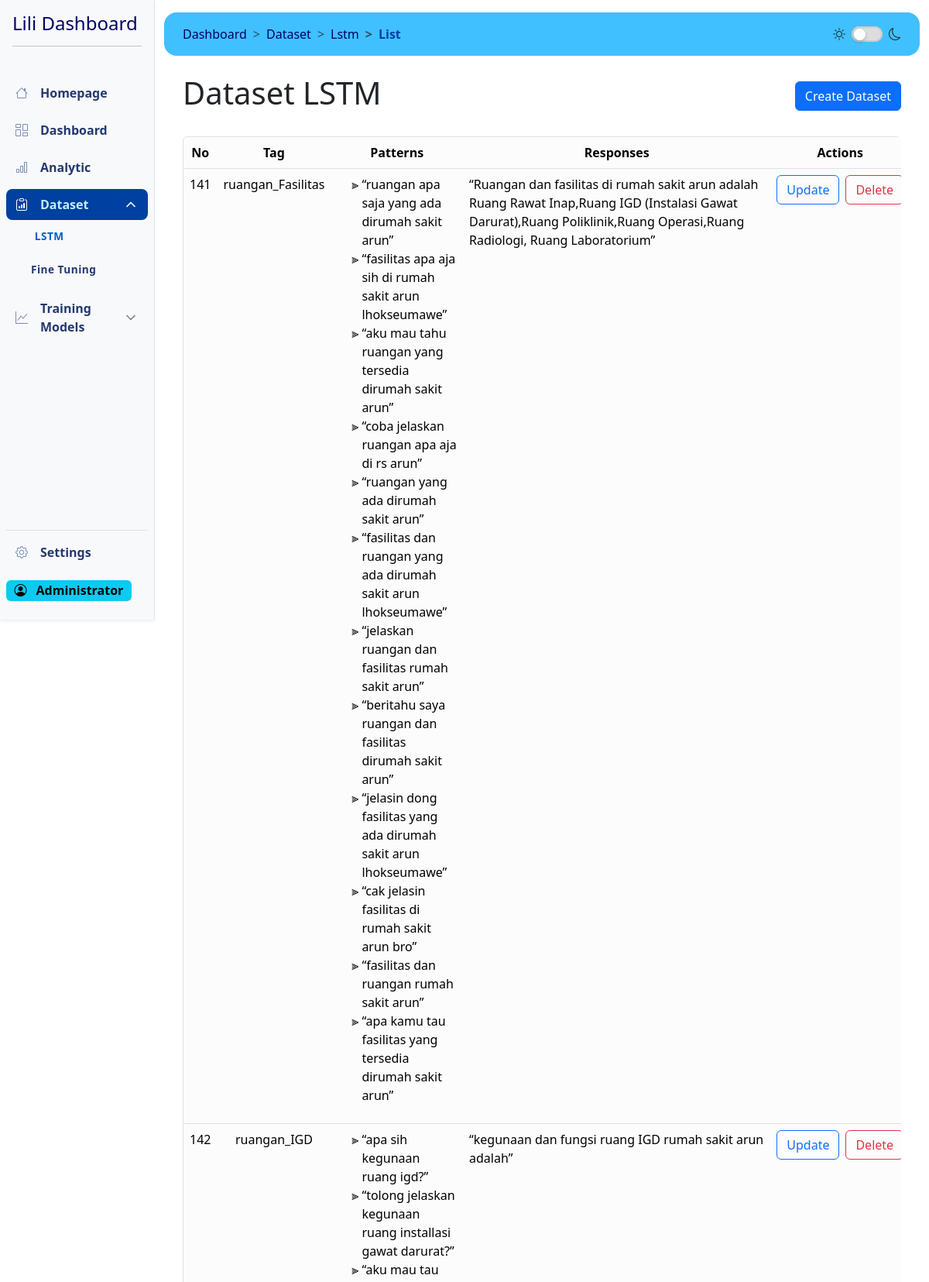
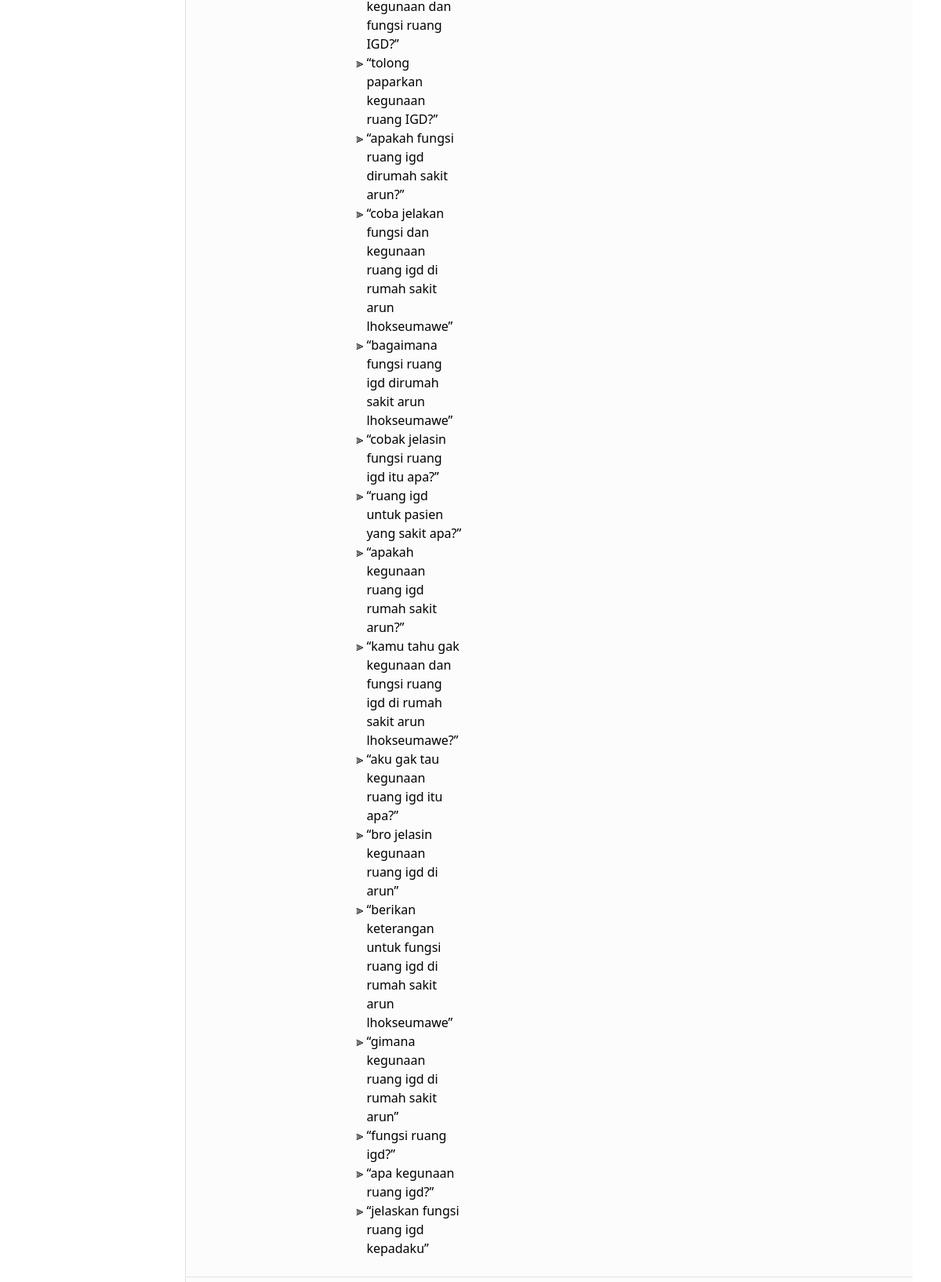
Page /dashboard/dataset/lstm/list?page=15 (signed in, upper part) on the committed database (2 pictures, top to bottom).
### models/auth_model.py (models this page shows, shortened)
class User(db.Model, UserMixin):
    id = db.Column(db.Integer, primary_key=True)
    username = db.Column(db.String(255), unique=True, nullable=False, index=True)
    fullname = db.Column(db.String(255), nullable=False)
    email = db.Column(db.String(150), unique=True, nullable=False, index=True)
    password = db.Column(db.String(255), nullable=False)
    created_at = db.Column(db.DateTime, default=datetime.utcnow)
    last_login = db.Column(db.DateTime)
    is_active = db.Column(db.Boolean, default=True)
    role = db.Column(db.String(50), nullable=False, default="user")  # New role column

### models/lstm_model.py (models this page shows, shortened)
class Lstm(db.Model):
    id = db.Column(db.Integer, primary_key=True)
    tag = db.Column(db.String(80), nullable=False)
    patterns = db.Column(db.Text, nullable=False)
    responses = db.Column(db.Text, nullable=False)

### controller/view_Lstm.py (the view)
@lstm.route("/list", methods=["GET"])
@login_required
def read_lstm():
    page = request.args.get("page", 1, type=int)
    per_page = 10
    lstm_query = Lstm.query.paginate(page=page, per_page=per_page, error_out=False)
    start_number = (page - 1) * per_page + 1
    return render_template(
        "pages/dataset-lstm.html",
        lstm=lstm_query.items,
        pagination=lstm_query,
        start_number=start_number,
    )

### templates/pages/dataset-lstm.html (shortened to what this page needs)
<!DOCTYPE html>
{% extends 'dashboard.html' %} {% block content %}
<header class="my-4 d-flex justify-content-between align-items-center">
  <h1>Dataset LSTM</h1>
  <button type="button" class="btn btn-primary" id="create-btn" data-bs-toggle="modal" data-bs-target="#createModal">Create Dataset</button>
</header>
<section class="table-responsive mb-3">
  <div class="border rounded shadow-sm">
    <table class="table table-hover">
      <thead>
        <tr class="text-center">
          <th scope="col">No</th>
          <th scope="col">Tag</th>
          <th scope="col" class="w-25">Patterns</th>
          <th scope="col" class="w-25">Responses</th>
          <th scope="col">Actions</th>
        </tr>
      </thead>
      <tbody>
        {% for lstm_data in lstm %}
        <tr>
          <td class="text-center" id="dataset-id">{{ start_number + loop.index0 }}</td>
          <td class="text-center">{{ lstm_data.tag }}</td>
          <td>
            <ul class="pattern-container" style="list-style-type: '⫸ '">
              {% for pattern in lstm_data.patterns.split(',') %}
              <li class="pattern-item">&OpenCurlyDoubleQuote;{{ pattern.strip() }}&CloseCurlyDoubleQuote;{% if not loop.last %}{% endif %}</li>
              {% endfor %}
            </ul>
          </td>
          <td class="text-start">&OpenCurlyDoubleQuote;{{ lstm_data.responses }}&CloseCurlyDoubleQuote;</td>
          <td>
            <div class="d-flex justify-content-center align-items-center gap-2">
              <button
                type="button"
                class="btn btn-outline-primary open-update-modal-button"
                data-id="{{ lstm_data.id }}"
                data-tag="{{ lstm_data.tag }}"
                data-patterns="{{ lstm_data.patterns }}"
                data-responses="{{ lstm_data.responses }}"
                data-bs-toggle="modal"
                data-bs-target="#updateModal"
              >
                Update
              </button>
              <form id="delete-form" method="POST" data-id="{{ lstm_data.id }}">
                <button type="submit" class="btn btn-outline-danger">Delete</button>
              </form>
            </div>
          </td>
        </tr>
        {% endfor %}
      </tbody>
    </table>
  </div>
</section>
{% include 'partials/lstm-dataset-update-modal.html' %} {% endblock %}

### templates/partials/sidebar.html (shortened to what this page needs)
<!DOCTYPE html>
<aside
  class="col-lg-2 gx-0 position-sticky top-0 border-end border-light-subtle d-flex flex-column offcanvas-lg offcanvas-start"
  id="sidebar"
  tabindex="-1"
  aria-labelledby="offcanvasLabel"
>
  <div class="sidebar-wrapper active top-0 bg-body-tertiary shadow-sm d-flex flex-column h-100">
    <header class="sidebar-header position-relative">
      <div class="d-flex justify-content-between align-items-center">
        <div class="logo">
          <h1 class="navbar-brand fs-4">Lili Dashboard</h1>
        </div>
      </div>
      <hr />
    </header>
    <nav class="sidebar-menu d-flex flex-column justify-content-between h-100">
      <div class="menu">
        <div class="sidebar-item">
          <a href="/" class="sidebar-link">
            <i class="bi bi-house"></i>
            Homepage
          </a>
        </div>
        <div class="sidebar-item">
          <a href="{{ url_for('route.dashboard') }}" class="sidebar-link">
            <i class="bi bi-columns-gap"></i>
            Dashboard
          </a>
        </div>
        <div class="sidebar-item">
          <a href="/analytic" class="sidebar-link">
            <i class="bi bi-bar-chart"></i>
            Analytic
          </a>
        </div>
        <div class="sidebar-item has-sub">
          <div class="sidebar-link">
            <i class="bi bi-clipboard-data"></i>
            <span>Dataset</span>
          </div>
          <div class="submenu">
            <div class="submenu-item">
              <a href="{{ url_for('lstm.read_lstm') }}" class="submenu-link">LSTM</a>
            </div>
            <div class="submenu-item">
              <a href="{{ url_for('fineTuning.view_finetuning_data') }}" class="submenu-link">Fine Tuning</a>
            </div>
          </div>
        </div>
        <div class="sidebar-item has-sub">
          <div class="sidebar-link">
            <i class="bi bi-graph-up"></i>
            <span>Training Models</span>
          </div>
        </div>
      </div>
      <div class="menu mb-4">
        <div class="sidebar-item mb-3 border-top">
          <a href="{{ url_for('auth.logout') }}" class="sidebar-link">
            <i class="bi bi-gear"></i>
            Settings
          </a>
        </div>
        <span class="badge text-bg-info fs-6">
          <i class="bi bi-person-circle me-2"></i>
          {{ current_user.fullname }}
        </span>
      </div>
    </nav>
  </div>
</aside>

### static/css/dashboard-style.css (style rules this page uses)
:root, [data-bs-theme="light"] { color-scheme: light; --blue-darkest: #000066; --blue-darker: #002080; --blue-dark: #0040a0; --blue: #0060c0; --blue-light: #0080e0; --blue-lighter: #00a0ff; --blue-lightest: rgb(64, 192, 255); --blue-pale: #80e0ff; --blue-paler: #c0f0ff; --sidebar-link: #25396f; --sidebar-link-active: var(--blue); --bs-primary: var(--blue); --nav-brand-color: var(--blue-darkest); }
.table { --bs-table-bg: var(--bs-light-bg-subtle) !important; border-radius: 0.5rem; overflow: hidden; }

### rows in the picture
User: fullname "Administrator"
Lstm: start_number+loop.index0 "141", tag "ruangan_Fasilitas", strip "ruangan apa saja yang ada dirumah sakit arun" "fasilitas apa aja sih di rumah sakit arun lhokseumawe" "aku mau tahu ruangan yang tersedia dirumah sakit arun" "coba jelaskan ruangan apa aja di rs arun" "ruangan yang ada dirumah sakit arun" "fasilitas dan ruangan yang ada dirumah sakit arun lhokseumawe" "jelaskan ruangan dan fasilitas rumah sakit arun" "beritahu saya ruangan dan fasilitas dirumah sakit arun" "jelasin dong fasilitas yang ada dirumah sakit arun lhokseumawe" "cak jelasin fasilitas di rumah sakit arun bro" "fasilitas dan ruangan rumah sakit arun" "apa kamu tau fasilitas yang tersedia dirumah sakit arun", responses "Ruangan dan fasilitas di rumah sakit arun adalah Ruang Rawat Inap,Ruang IGD (Instalasi Gawat Darurat),Ruang Poliklinik,Ruang Operasi,Ruang Radiologi, Ruang Laboratorium"
Lstm: start_number+loop.index0 "142", tag "ruangan_IGD", strip "apa sih kegunaan ruang igd?" "tolong jelaskan kegunaan ruang installasi gawat darurat?" "aku mau tau kegunaan dan fungsi ruang IGD?" "tolong paparkan kegunaan ruang IGD?" "apakah fungsi ruang igd dirumah sakit arun?" "coba jelakan fungsi dan kegunaan ruang igd di rumah sakit arun lhokseumawe" "bagaimana fungsi ruang igd dirumah sakit arun lhokseumawe" "cobak jelasin fungsi ruang igd itu apa?" "ruang igd untuk pasien yang sakit apa?" "apakah kegunaan ruang igd rumah sakit arun?" "kamu tahu gak kegunaan dan fungsi ruang igd di rumah sakit arun lhokseumawe?" "aku gak tau kegunaan ruang igd itu apa?" "bro jelasin kegunaan ruang igd di arun" "berikan keterangan untuk fungsi ruang igd di rumah sakit arun lhokseumawe" "gimana kegunaan ruang igd di rumah sakit arun" "fungsi ruang igd?" "apa kegunaan ruang igd?" "jelaskan fungsi ruang igd kepadaku", responses "kegunaan dan fungsi ruang IGD rumah sakit arun adalah"
